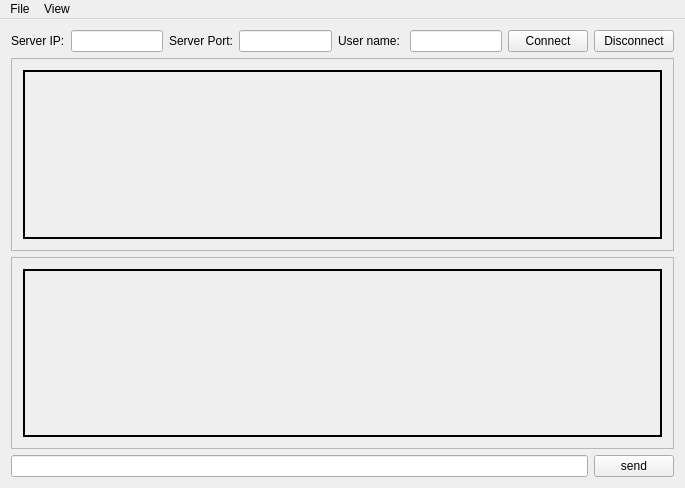
<?xml version="1.0" encoding="UTF-8"?>
<ui version="4.0">
 <class>MainWindow</class>
 <widget class="QMainWindow" name="MainWindow">
  <property name="geometry">
   <rect>
    <x>0</x>
    <y>0</y>
    <width>685</width>
    <height>488</height>
   </rect>
  </property>
  <property name="windowTitle">
   <string>Client</string>
  </property>
  <widget class="QWidget" name="centralWidget">
   <layout class="QGridLayout" name="gridLayout_3">
    <item row="2" column="0" colspan="8">
     <widget class="QScrollArea" name="connectionScrollArea">
      <property name="maximumSize">
       <size>
        <width>16777215</width>
        <height>250</height>
       </size>
      </property>
      <property name="widgetResizable">
       <bool>true</bool>
      </property>
      <widget class="QWidget" name="scrollAreaWidgetContents_2">
       <property name="geometry">
        <rect>
         <x>0</x>
         <y>0</y>
         <width>665</width>
         <height>188</height>
        </rect>
       </property>
       <layout class="QGridLayout" name="gridLayout">
        <item row="0" column="0">
         <widget class="QLabel" name="connectionLable">
          <property name="maximumSize">
           <size>
            <width>16777215</width>
            <height>16777215</height>
           </size>
          </property>
          <property name="frameShape">
           <enum>QFrame::Box</enum>
          </property>
          <property name="lineWidth">
           <number>2</number>
          </property>
          <property name="text">
           <string/>
          </property>
         </widget>
        </item>
       </layout>
      </widget>
     </widget>
    </item>
    <item row="0" column="6">
     <widget class="QPushButton" name="connectButton">
      <property name="text">
       <string>Connect</string>
      </property>
     </widget>
    </item>
    <item row="0" column="1">
     <widget class="QLineEdit" name="IPlineEdit"/>
    </item>
    <item row="3" column="7">
     <widget class="QPushButton" name="sendButton">
      <property name="text">
       <string>send</string>
      </property>
     </widget>
    </item>
    <item row="0" column="0">
     <widget class="QLabel" name="serverIpLabel">
      <property name="text">
       <string>Server IP:</string>
      </property>
     </widget>
    </item>
    <item row="0" column="3">
     <widget class="QLineEdit" name="PortlineEdit"/>
    </item>
    <item row="0" column="7">
     <widget class="QPushButton" name="disconnectButton">
      <property name="text">
       <string>Disconnect</string>
      </property>
     </widget>
    </item>
    <item row="1" column="0" colspan="8">
     <widget class="QScrollArea" name="msgScrollArea">
      <property name="widgetResizable">
       <bool>true</bool>
      </property>
      <widget class="QWidget" name="scrollAreaWidgetContents">
       <property name="geometry">
        <rect>
         <x>0</x>
         <y>0</y>
         <width>665</width>
         <height>188</height>
        </rect>
       </property>
       <layout class="QGridLayout" name="gridLayout_2">
        <item row="0" column="0">
         <widget class="QLabel" name="chatLable">
          <property name="minimumSize">
           <size>
            <width>0</width>
            <height>0</height>
           </size>
          </property>
          <property name="frameShape">
           <enum>QFrame::Box</enum>
          </property>
          <property name="lineWidth">
           <number>2</number>
          </property>
          <property name="text">
           <string/>
          </property>
          <property name="margin">
           <number>0</number>
          </property>
         </widget>
        </item>
       </layout>
      </widget>
     </widget>
    </item>
    <item row="0" column="4">
     <widget class="QLabel" name="userNameLabel">
      <property name="text">
       <string>User name: </string>
      </property>
     </widget>
    </item>
    <item row="0" column="5">
     <widget class="QLineEdit" name="userNamelineEdit"/>
    </item>
    <item row="0" column="2">
     <widget class="QLabel" name="serverPortLabel">
      <property name="text">
       <string>Server Port:</string>
      </property>
     </widget>
    </item>
    <item row="3" column="0" colspan="7">
     <widget class="QLineEdit" name="msgLineEdit"/>
    </item>
   </layout>
  </widget>
  <widget class="QMenuBar" name="menuBar">
   <property name="geometry">
    <rect>
     <x>0</x>
     <y>0</y>
     <width>685</width>
     <height>22</height>
    </rect>
   </property>
   <widget class="QMenu" name="menuFile">
    <property name="title">
     <string>File</string>
    </property>
   </widget>
   <widget class="QMenu" name="menuView">
    <property name="title">
     <string>View</string>
    </property>
    <addaction name="actionConnection_messages"/>
   </widget>
   <addaction name="menuFile"/>
   <addaction name="menuView"/>
  </widget>
  <action name="actionConnection_messages">
   <property name="checkable">
    <bool>true</bool>
   </property>
   <property name="checked">
    <bool>true</bool>
   </property>
   <property name="text">
    <string>Connection messages</string>
   </property>
  </action>
 </widget>
 <layoutdefault spacing="6" margin="11"/>
 <resources/>
 <connections/>
</ui>
